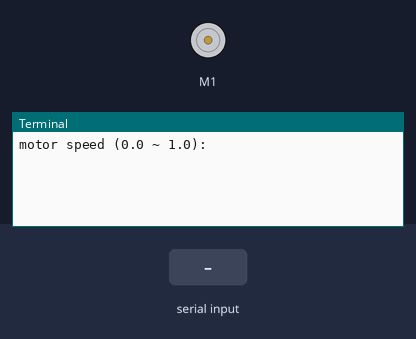
The program below on a simulated Raspberry Pi (BCM pin numbers). Parts: DC motor (green arrow = forward, orange = backward, longer = faster), the last lines printed to the terminal. The inputs (shaded band) are chosen by the test bench.

Above: at 1.2 s.
1.3 s: "5" typed at the terminal, then Enter
At 2.2 s:
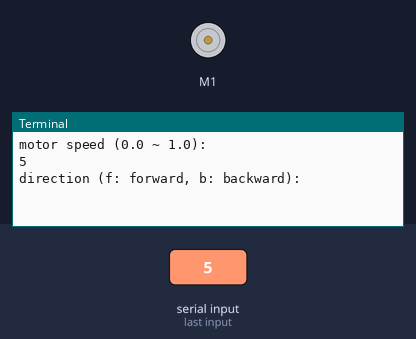
2.8 s: "90" typed at the terminal, then Enter
At 3.3 s:
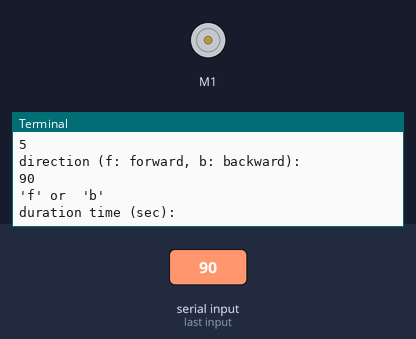

Measured:
- after the input at 1.3 s, the terminal: prints a new line at once (image 1)
- after the input at 2.8 s, the terminal: prints a new line at once (image 2)

The program:

dc.py
```python
from gpiozero import Motor
from time import sleep

forward=17
backward=27
# GPIO 핀 설정 (L298N의 IN1과 IN2를 GPIO 핀에 연결)
motor = Motor(forward=forward, backward=backward)

try:
    while True:
        speed = float(input("motor speed (0.0 ~ 1.0): "))
        direction = input("direction (f: forward, b: backward): ")

        if direction == 'f':
            print(f"forward with {speed*100}%")
            motor.forward(speed)
        elif direction == 'b':
            print(f"backward {speed*100}%")
            motor.backward(speed)
        else:
            print("'f' or  'b'")

        sleep_time = int(input("duration time (sec): "))
        sleep(sleep_time)

        motor.stop()
        print("Motor stopped")

except KeyboardInterrupt:
    print("Exit!")
    motor.stop()
```
